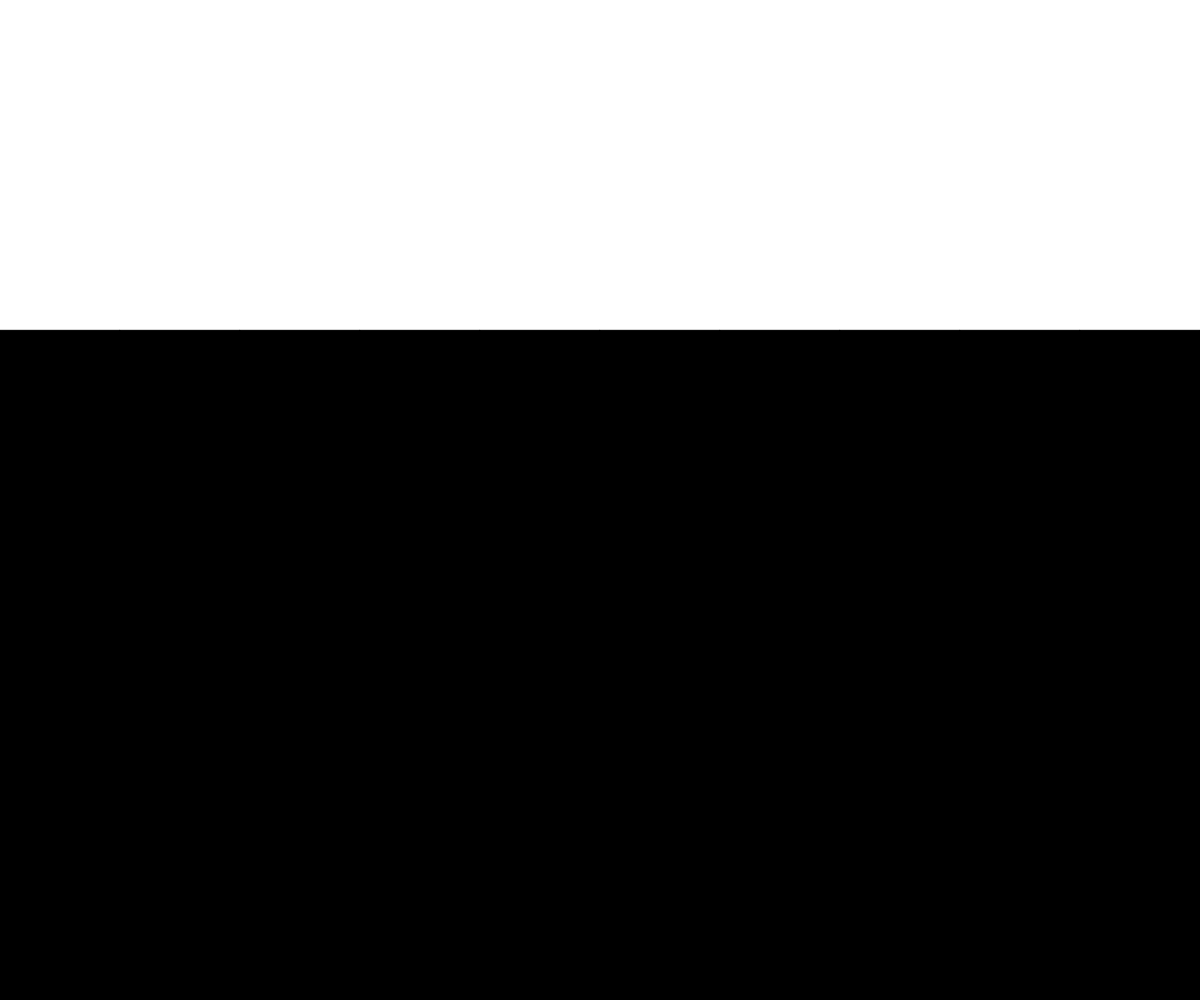
Frame 1 (no input)
Frame 60 (no input): identical to frame 1, image omitted
Frame 120 (the mouse pressed at the canvas centre since frame 60): identical to frame 1, image omitted

The p5.js sketch that drew this single still picture (run headless with seeded random() and noise() and a simulated clock; from frame 60 on, the mouse is pressed at the canvas centre):

// p5.js sketch
// ── sketch.js
// Project Title
// Your Name
// Date
//
// Extra for Experts:
// - describe what you did to take this project "above and beyond"

let numberOfRects;
let rectWidth;
let x;
let time = 0;
let rects = [];

function setup() {
  createCanvas(windowWidth, windowHeight);
  numberOfRects = 10;
  rectWidth = width / numberOfRects;
  generateRectangles();
}

function draw() {
  background(255);
  fill(0);
  // time += 0.01;
  // x = noise(time) * width;
  // ellipse(x, height/2, 50, 50);
  displayRects();
}

function generateRectangles() {
  for (let i = 0; i < numberOfRects; i++) {
    let rectHeight = noise(time) * height;
    let someRect = {
      x: i * rectWidth,
      y: height - rectHeight,
      width: rectWidth,
      height: rectHeight,
    };

    rects.push(someRect);
  }
  time += 0.01;
}

function displayRects() {
  for (let i = 0; i < rects.length; i++) {
    rect(rects[i].x, rects[i].y, rects[i].width, rects[i].height);
  }
}
